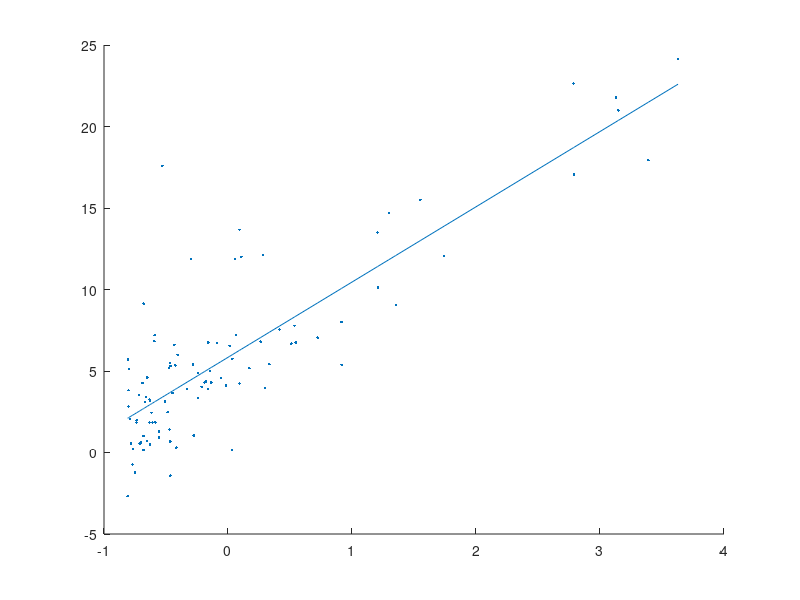
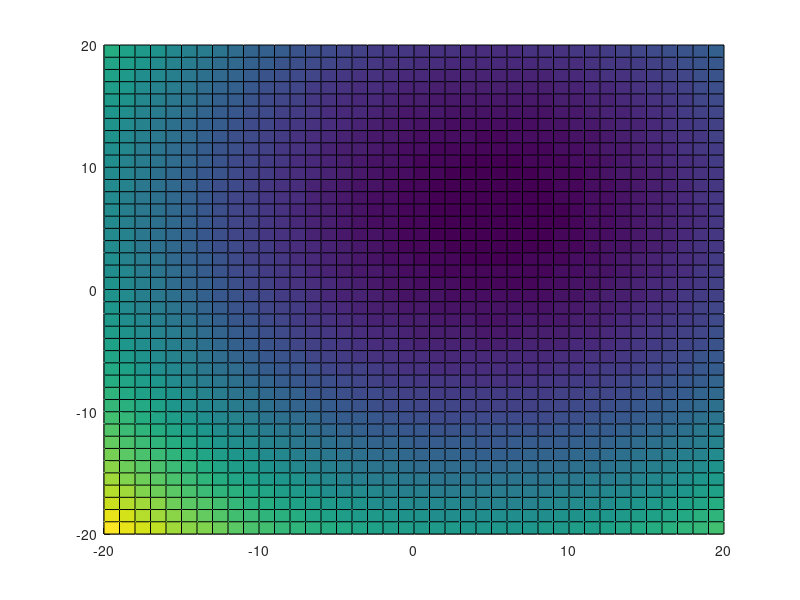

Write MATLAB code to recreate these figures, in order. (Note: this script raises an error after producing the figures.)
fid=fopen('q1x.dat','r');
X= fscanf(fid, '%f');
fclose(fid);

fid=fopen('q1y.dat','r');
Y= fscanf(fid, '%f');
fclose(fid);
[m,n]=size(X);
arr=ones(m,1);
X=[X arr];
theta=zeros(1,n+1);
disp(theta)
theta_old(1:n+1)=10;
learning_rate=1.3;
con=.0000001;
loop = 1;
%disp(error)
meanx = mean(X(:,1));
varx = var(X(:,1));

%Code to normalize data
for i = 1:m
	X(i,1) = (X(i,1) - meanx) / sqrt(varx) ;
end
k=1;
theta_array=[];
j_theta=zeros(1,1);
j_theta=[];
temp=(X*theta'- Y)'*(X*theta' - Y);
j_theta(k)= temp*(0.5*(1/m));
while loop==1
    error=zeros(1,n+1);
    for i=1:m
        for j=1:n+1
            h_theta=theta*X(i,:)';
            temp=Y(i)-h_theta;
            error(j)=error(j)+temp.*X(i,j);
        end
    end
    theta_old=theta;
    for i=1:n+1
        
        theta(i)=theta(i)+learning_rate.*error(i)*(1/m);
        
    end
    diff=theta-theta_old;
    flag=0;
    for i=1:n+1
        if diff(i)>con
            flag=1;
            break
        end
    end
   
    k=k+1;
    theta_array=[theta_array,[theta(1);theta(2)]];
    temp=(X*theta'- Y)'*(X*theta' - Y);
    j_theta(k)= temp*(0.5*(1/m));
    if abs(j_theta(k-1)-j_theta(k))<con
        loop=0;
        disp('end');
    end
    
end

disp(theta)
%disp(k);
%display(j_theta);
figure(1);
hold on
scatter(X(:,1),Y,'.');
X1=sort(X);
plot(X1(:,1),theta*X1');
hold off
figure(2);
theta1=-20:1:20;
theta2=-20:1:20;
j_theta1=zeros(length(theta2),length(theta1));
u = 0;
for i=1:length(theta1)
    for j=1:length(theta2)
        t = [theta1(i) theta2(j)];
        temp=(X*t'- Y)'*(X*t' - Y);
        j_theta1(j,i)= temp*(0.5*(1/m));
    end
end

hold on;
surf(theta1,theta2,j_theta1);
h=animatedline('color','r','LineWidth',5); 
for i=1:k-1
    addpoints(h,theta_array(1,i),theta_array(2,i),j_theta(i));
    drawnow;
end
hold off;
figure(3);
hold on;
contour(theta1,theta2,j_theta1,200);
h=animatedline('color','b','LineWidth',5); 
for i=1:k-1
    addpoints(h,theta_array(1,i),theta_array(2,i),j_theta(i));
    drawnow;
end
hold off;
